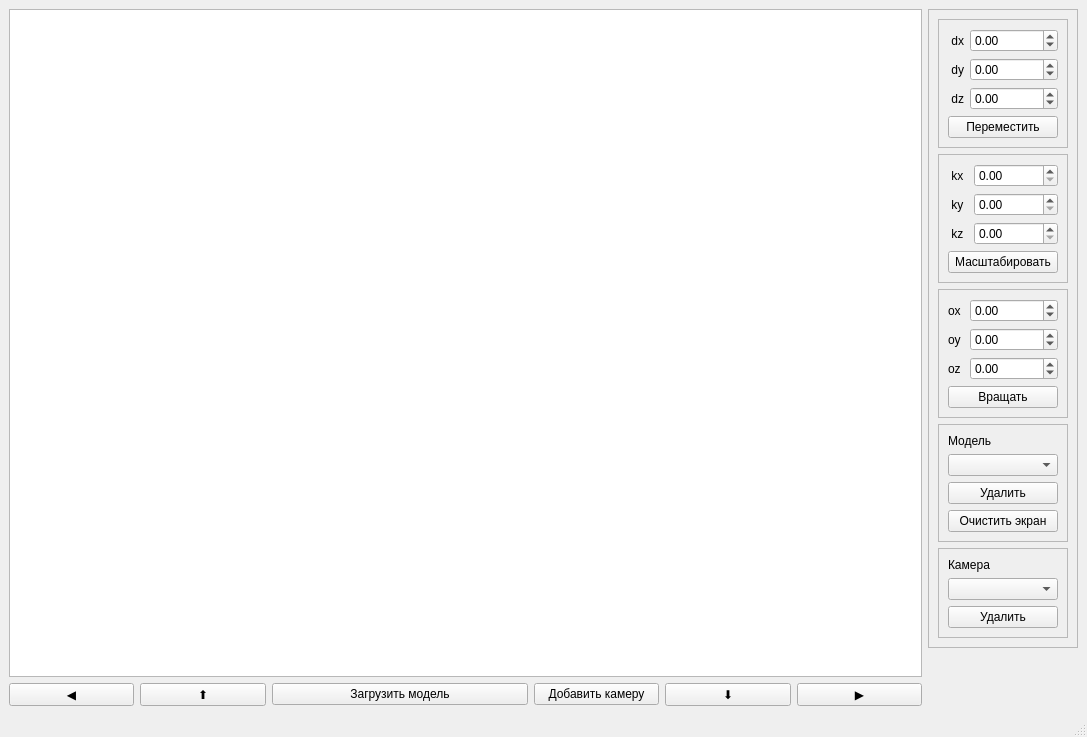
<?xml version="1.0" encoding="UTF-8"?>
<ui version="4.0" connectslotsbyname="false">
    <class>MainWindow</class>
    <widget class="QMainWindow" name="MainWindow">
        <property name="geometry">
            <rect>
                <x>0</x>
                <y>0</y>
                <width>1087</width>
                <height>737</height>
            </rect>
        </property>
        <property name="windowTitle">
            <string>Lab 03</string>
        </property>
        <widget class="QWidget" name="centralwidget">
            <property name="layoutDirection">
                <enum>Qt::LeftToRight</enum>
            </property>
            <layout class="QGridLayout" name="gridLayout_3">
                <item row="2" column="0">
                    <widget class="QPushButton" name="left_button">
                        <property name="font">
                            <font>
                                <family>Arial</family>
                                <Vertexsize>9</Vertexsize>
                            </font>
                        </property>
                        <property name="text">
                            <string>◀</string>
                        </property>
                    </widget>
                </item>
                <item row="2" column="4">
                    <widget class="QPushButton" name="add_camera">
                        <property name="font">
                            <font>
                                <family>Arial</family>
                                <Vertexsize>9</Vertexsize>
                            </font>
                        </property>
                        <property name="text">
                            <string>Добавить камеру</string>
                        </property>
                    </widget>
                </item>
                <item row="2" column="2" colspan="2">
                    <widget class="QPushButton" name="load_button">
                        <property name="font">
                            <font>
                                <family>Arial</family>
                                <Vertexsize>9</Vertexsize>
                            </font>
                        </property>
                        <property name="text">
                            <string>Загрузить модель</string>
                        </property>
                    </widget>
                </item>
                <item row="2" column="5">
                    <widget class="QPushButton" name="down_button">
                        <property name="font">
                            <font>
                                <family>Arial</family>
                                <Vertexsize>9</Vertexsize>
                            </font>
                        </property>
                        <property name="text">
                            <string>⬇</string>
                        </property>
                    </widget>
                </item>
                <item row="2" column="6">
                    <widget class="QPushButton" name="right_button">
                        <property name="font">
                            <font>
                                <family>Arial</family>
                                <Vertexsize>9</Vertexsize>
                            </font>
                        </property>
                        <property name="text">
                            <string>▶</string>
                        </property>
                    </widget>
                </item>
                <item row="0" column="0" colspan="7">
                    <widget class="QGraphicsView" name="graphicsView">
                        <property name="font">
                            <font>
                                <family>Arial</family>
                                <Vertexsize>9</Vertexsize>
                            </font>
                        </property>
                    </widget>
                </item>
                <item row="2" column="1">
                    <widget class="QPushButton" name="up_button">
                        <property name="font">
                            <font>
                                <family>Arial</family>
                                <Vertexsize>9</Vertexsize>
                            </font>
                        </property>
                        <property name="text">
                            <string>⬆</string>
                        </property>
                    </widget>
                </item>
                <item row="0" column="7" alignment="Qt::AlignTop">
                    <widget class="QFrame" name="frame_4">
                        <property name="sizePolicy">
                            <sizepolicy hsizetype="Minimum" vsizetype="Fixed">
                                <horstretch>0</horstretch>
                                <verstretch>0</verstretch>
                            </sizepolicy>
                        </property>
                        <property name="font">
                            <font>
                                <family>Arial</family>
                                <Vertexsize>9</Vertexsize>
                            </font>
                        </property>
                        <property name="frameShape">
                            <enum>QFrame::StyledPanel</enum>
                        </property>
                        <property name="frameShadow">
                            <enum>QFrame::Raised</enum>
                        </property>
                        <layout class="QVBoxLayout" name="verticalLayout">
                            <item>
                                <widget class="QFrame" name="move_label">
                                    <property name="sizePolicy">
                                        <sizepolicy hsizetype="Preferred" vsizetype="Fixed">
                                            <horstretch>0</horstretch>
                                            <verstretch>0</verstretch>
                                        </sizepolicy>
                                    </property>
                                    <property name="font">
                                        <font>
                                            <family>Arial</family>
                                            <Vertexsize>9</Vertexsize>
                                        </font>
                                    </property>
                                    <property name="frameShape">
                                        <enum>QFrame::StyledPanel</enum>
                                    </property>
                                    <property name="frameShadow">
                                        <enum>QFrame::Raised</enum>
                                    </property>
                                    <layout class="QGridLayout" name="gridLayout_5">
                                        <item row="2" column="0">
                                            <widget class="QLabel" name="label_3">
                                                <property name="font">
                                                    <font>
                                                        <family>Arial</family>
                                                        <Vertexsize>9</Vertexsize>
                                                    </font>
                                                </property>
                                                <property name="text">
                                                    <string> dz</string>
                                                </property>
                                            </widget>
                                        </item>
                                        <item row="1" column="0">
                                            <widget class="QLabel" name="label_2">
                                                <property name="font">
                                                    <font>
                                                        <family>Arial</family>
                                                        <Vertexsize>9</Vertexsize>
                                                    </font>
                                                </property>
                                                <property name="text">
                                                    <string> dy</string>
                                                </property>
                                            </widget>
                                        </item>
                                        <item row="0" column="0">
                                            <widget class="QLabel" name="label">
                                                <property name="font">
                                                    <font>
                                                        <family>Arial</family>
                                                        <Vertexsize>9</Vertexsize>
                                                    </font>
                                                </property>
                                                <property name="text">
                                                    <string> dx</string>
                                                </property>
                                            </widget>
                                        </item>
                                        <item row="1" column="1">
                                            <widget class="QDoubleSpinBox" name="dy_box">
                                                <property name="font">
                                                    <font>
                                                        <family>Arial</family>
                                                        <Vertexsize>9</Vertexsize>
                                                    </font>
                                                </property>
                                                <property name="minimum">
                                                    <double>-10000000000000000000000.000000000000000</double>
                                                </property>
                                                <property name="maximum">
                                                    <double>10000000000000000000000.000000000000000</double>
                                                </property>
                                            </widget>
                                        </item>
                                        <item row="2" column="1">
                                            <widget class="QDoubleSpinBox" name="dz_box">
                                                <property name="font">
                                                    <font>
                                                        <family>Arial</family>
                                                        <Vertexsize>9</Vertexsize>
                                                    </font>
                                                </property>
                                                <property name="minimum">
                                                    <double>-99999999999999991611392.000000000000000</double>
                                                </property>
                                                <property name="maximum">
                                                    <double>10000000000000000.000000000000000</double>
                                                </property>
                                            </widget>
                                        </item>
                                        <item row="0" column="1">
                                            <widget class="QDoubleSpinBox" name="dx_box">
                                                <property name="font">
                                                    <font>
                                                        <family>Arial</family>
                                                        <Vertexsize>9</Vertexsize>
                                                    </font>
                                                </property>
                                                <property name="minimum">
                                                    <double>-10000000000000000.000000000000000</double>
                                                </property>
                                                <property name="maximum">
                                                    <double>10000000000000000.000000000000000</double>
                                                </property>
                                            </widget>
                                        </item>
                                        <item row="3" column="0" colspan="2">
                                            <widget class="QPushButton" name="move_button">
                                                <property name="font">
                                                    <font>
                                                        <family>Arial</family>
                                                        <Vertexsize>9</Vertexsize>
                                                    </font>
                                                </property>
                                                <property name="text">
                                                    <string>Переместить</string>
                                                </property>
                                            </widget>
                                        </item>
                                    </layout>
                                </widget>
                            </item>
                            <item>
                                <widget class="QFrame" name="frame_2">
                                    <property name="sizePolicy">
                                        <sizepolicy hsizetype="Preferred" vsizetype="Fixed">
                                            <horstretch>0</horstretch>
                                            <verstretch>0</verstretch>
                                        </sizepolicy>
                                    </property>
                                    <property name="font">
                                        <font>
                                            <family>Arial</family>
                                            <Vertexsize>9</Vertexsize>
                                        </font>
                                    </property>
                                    <property name="frameShape">
                                        <enum>QFrame::StyledPanel</enum>
                                    </property>
                                    <property name="frameShadow">
                                        <enum>QFrame::Raised</enum>
                                    </property>
                                    <layout class="QGridLayout" name="gridLayout_6">
                                        <item row="1" column="0">
                                            <widget class="QLabel" name="label_5">
                                                <property name="font">
                                                    <font>
                                                        <family>Arial</family>
                                                        <Vertexsize>9</Vertexsize>
                                                    </font>
                                                </property>
                                                <property name="text">
                                                    <string> ky</string>
                                                </property>
                                            </widget>
                                        </item>
                                        <item row="0" column="0">
                                            <widget class="QLabel" name="label_4">
                                                <property name="font">
                                                    <font>
                                                        <family>Arial</family>
                                                        <Vertexsize>9</Vertexsize>
                                                    </font>
                                                </property>
                                                <property name="text">
                                                    <string> kx</string>
                                                </property>
                                            </widget>
                                        </item>
                                        <item row="1" column="1">
                                            <widget class="QDoubleSpinBox" name="ky_box">
                                                <property name="font">
                                                    <font>
                                                        <family>Arial</family>
                                                        <Vertexsize>9</Vertexsize>
                                                    </font>
                                                </property>
                                                <property name="minimum">
                                                    <double>0.000000000000000</double>
                                                </property>
                                                <property name="maximum">
                                                    <double>10000000000000000000000.000000000000000</double>
                                                </property>
                                            </widget>
                                        </item>
                                        <item row="0" column="1">
                                            <widget class="QDoubleSpinBox" name="kx_box">
                                                <property name="font">
                                                    <font>
                                                        <family>Arial</family>
                                                        <Vertexsize>9</Vertexsize>
                                                    </font>
                                                </property>
                                                <property name="minimum">
                                                    <double>0.000000000000000</double>
                                                </property>
                                                <property name="maximum">
                                                    <double>10000000000000000.000000000000000</double>
                                                </property>
                                            </widget>
                                        </item>
                                        <item row="2" column="0">
                                            <widget class="QLabel" name="label_6">
                                                <property name="font">
                                                    <font>
                                                        <family>Arial</family>
                                                        <Vertexsize>9</Vertexsize>
                                                    </font>
                                                </property>
                                                <property name="text">
                                                    <string> kz</string>
                                                </property>
                                            </widget>
                                        </item>
                                        <item row="2" column="1">
                                            <widget class="QDoubleSpinBox" name="kz_box">
                                                <property name="font">
                                                    <font>
                                                        <family>Arial</family>
                                                        <Vertexsize>9</Vertexsize>
                                                    </font>
                                                </property>
                                                <property name="minimum">
                                                    <double>0.000000000000000</double>
                                                </property>
                                                <property name="maximum">
                                                    <double>10000000000000000.000000000000000</double>
                                                </property>
                                            </widget>
                                        </item>
                                        <item row="3" column="0" colspan="2">
                                            <widget class="QPushButton" name="scale_button">
                                                <property name="font">
                                                    <font>
                                                        <family>Arial</family>
                                                        <Vertexsize>9</Vertexsize>
                                                    </font>
                                                </property>
                                                <property name="text">
                                                    <string>Масштабировать</string>
                                                </property>
                                            </widget>
                                        </item>
                                    </layout>
                                </widget>
                            </item>
                            <item>
                                <widget class="QFrame" name="frame_3">
                                    <property name="sizePolicy">
                                        <sizepolicy hsizetype="Minimum" vsizetype="Fixed">
                                            <horstretch>0</horstretch>
                                            <verstretch>0</verstretch>
                                        </sizepolicy>
                                    </property>
                                    <property name="font">
                                        <font>
                                            <family>Arial</family>
                                            <Vertexsize>9</Vertexsize>
                                        </font>
                                    </property>
                                    <property name="frameShape">
                                        <enum>QFrame::StyledPanel</enum>
                                    </property>
                                    <property name="frameShadow">
                                        <enum>QFrame::Raised</enum>
                                    </property>
                                    <layout class="QGridLayout" name="gridLayout_7">
                                        <item row="1" column="0">
                                            <widget class="QLabel" name="label_12">
                                                <property name="font">
                                                    <font>
                                                        <family>Arial</family>
                                                        <Vertexsize>9</Vertexsize>
                                                    </font>
                                                </property>
                                                <property name="text">
                                                    <string>oy</string>
                                                </property>
                                            </widget>
                                        </item>
                                        <item row="1" column="1">
                                            <widget class="QDoubleSpinBox" name="oy_box">
                                                <property name="font">
                                                    <font>
                                                        <family>Arial</family>
                                                        <Vertexsize>9</Vertexsize>
                                                    </font>
                                                </property>
                                                <property name="minimum">
                                                    <double>-10000000000000000000000.000000000000000</double>
                                                </property>
                                                <property name="maximum">
                                                    <double>10000000000000000000000.000000000000000</double>
                                                </property>
                                            </widget>
                                        </item>
                                        <item row="0" column="1">
                                            <widget class="QDoubleSpinBox" name="ox_box">
                                                <property name="font">
                                                    <font>
                                                        <family>Arial</family>
                                                        <Vertexsize>9</Vertexsize>
                                                    </font>
                                                </property>
                                                <property name="minimum">
                                                    <double>-10000000000000000.000000000000000</double>
                                                </property>
                                                <property name="maximum">
                                                    <double>10000000000000000.000000000000000</double>
                                                </property>
                                            </widget>
                                        </item>
                                        <item row="2" column="1">
                                            <widget class="QDoubleSpinBox" name="oz_box">
                                                <property name="font">
                                                    <font>
                                                        <family>Arial</family>
                                                        <Vertexsize>9</Vertexsize>
                                                    </font>
                                                </property>
                                                <property name="minimum">
                                                    <double>-99999999999999991611392.000000000000000</double>
                                                </property>
                                                <property name="maximum">
                                                    <double>10000000000000000.000000000000000</double>
                                                </property>
                                            </widget>
                                        </item>
                                        <item row="2" column="0">
                                            <widget class="QLabel" name="label_10">
                                                <property name="font">
                                                    <font>
                                                        <family>Arial</family>
                                                        <Vertexsize>9</Vertexsize>
                                                    </font>
                                                </property>
                                                <property name="text">
                                                    <string>oz</string>
                                                </property>
                                            </widget>
                                        </item>
                                        <item row="3" column="0" colspan="2">
                                            <widget class="QPushButton" name="turn_button">
                                                <property name="font">
                                                    <font>
                                                        <family>Arial</family>
                                                        <Vertexsize>9</Vertexsize>
                                                    </font>
                                                </property>
                                                <property name="text">
                                                    <string>Вращать</string>
                                                </property>
                                            </widget>
                                        </item>
                                        <item row="0" column="0">
                                            <widget class="QLabel" name="label_11">
                                                <property name="font">
                                                    <font>
                                                        <family>Arial</family>
                                                        <Vertexsize>9</Vertexsize>
                                                    </font>
                                                </property>
                                                <property name="text">
                                                    <string>ox</string>
                                                </property>
                                            </widget>
                                        </item>
                                    </layout>
                                </widget>
                            </item>
                            <item>
                                <widget class="QFrame" name="frame">
                                    <property name="font">
                                        <font>
                                            <family>Arial</family>
                                            <Vertexsize>9</Vertexsize>
                                        </font>
                                    </property>
                                    <property name="frameShape">
                                        <enum>QFrame::StyledPanel</enum>
                                    </property>
                                    <property name="frameShadow">
                                        <enum>QFrame::Raised</enum>
                                    </property>
                                    <layout class="QVBoxLayout" name="verticalLayout_2">
                                        <item>
                                            <widget class="QLabel" name="label_7">
                                                <property name="font">
                                                    <font>
                                                        <family>Arial</family>
                                                        <Vertexsize>9</Vertexsize>
                                                    </font>
                                                </property>
                                                <property name="text">
                                                    <string>Модель</string>
                                                </property>
                                            </widget>
                                        </item>
                                        <item>
                                            <widget class="QComboBox" name="model_choose">
                                                <property name="font">
                                                    <font>
                                                        <family>Arial</family>
                                                        <Vertexsize>9</Vertexsize>
                                                    </font>
                                                </property>
                                            </widget>
                                        </item>
                                        <item>
                                            <widget class="QPushButton" name="delete_model">
                                                <property name="font">
                                                    <font>
                                                        <family>Arial</family>
                                                        <Vertexsize>9</Vertexsize>
                                                    </font>
                                                </property>
                                                <property name="text">
                                                    <string>Удалить</string>
                                                </property>
                                            </widget>
                                        </item>
                                        <item>
                                            <widget class="QPushButton" name="clear_screen">
                                                <property name="sizePolicy">
                                                    <sizepolicy hsizetype="Ignored" vsizetype="Fixed">
                                                        <horstretch>0</horstretch>
                                                        <verstretch>0</verstretch>
                                                    </sizepolicy>
                                                </property>
                                                <property name="font">
                                                    <font>
                                                        <family>Arial</family>
                                                        <Vertexsize>9</Vertexsize>
                                                    </font>
                                                </property>
                                                <property name="text">
                                                    <string>Очистить экран</string>
                                                </property>
                                            </widget>
                                        </item>
                                    </layout>
                                </widget>
                            </item>
                            <item>
                                <widget class="QFrame" name="frame_5">
                                    <property name="font">
                                        <font>
                                            <family>Arial</family>
                                            <Vertexsize>9</Vertexsize>
                                        </font>
                                    </property>
                                    <property name="frameShape">
                                        <enum>QFrame::StyledPanel</enum>
                                    </property>
                                    <property name="frameShadow">
                                        <enum>QFrame::Raised</enum>
                                    </property>
                                    <layout class="QVBoxLayout" name="verticalLayout_3">
                                        <item>
                                            <widget class="QLabel" name="label_8">
                                                <property name="font">
                                                    <font>
                                                        <family>Arial</family>
                                                        <Vertexsize>9</Vertexsize>
                                                    </font>
                                                </property>
                                                <property name="text">
                                                    <string>Камера</string>
                                                </property>
                                            </widget>
                                        </item>
                                        <item>
                                            <widget class="QComboBox" name="camera_choose">
                                                <property name="font">
                                                    <font>
                                                        <family>Arial</family>
                                                        <Vertexsize>9</Vertexsize>
                                                    </font>
                                                </property>
                                            </widget>
                                        </item>
                                        <item>
                                            <widget class="QPushButton" name="delete_camera">
                                                <property name="font">
                                                    <font>
                                                        <family>Arial</family>
                                                        <Vertexsize>9</Vertexsize>
                                                    </font>
                                                </property>
                                                <property name="text">
                                                    <string>Удалить</string>
                                                </property>
                                            </widget>
                                        </item>
                                    </layout>
                                </widget>
                            </item>
                        </layout>
                    </widget>
                </item>
            </layout>
        </widget>
        <widget class="QStatusBar" name="statusbar"/>
    </widget>
    <tabstops>
        <tabstop>graphicsView</tabstop>
        <tabstop>dx_box</tabstop>
        <tabstop>dy_box</tabstop>
        <tabstop>dz_box</tabstop>
        <tabstop>move_button</tabstop>
        <tabstop>kx_box</tabstop>
        <tabstop>ky_box</tabstop>
        <tabstop>kz_box</tabstop>
        <tabstop>scale_button</tabstop>
        <tabstop>ox_box</tabstop>
        <tabstop>oy_box</tabstop>
        <tabstop>oz_box</tabstop>
        <tabstop>turn_button</tabstop>
        <tabstop>model_choose</tabstop>
        <tabstop>delete_model</tabstop>
        <tabstop>camera_choose</tabstop>
        <tabstop>delete_camera</tabstop>
        <tabstop>left_button</tabstop>
        <tabstop>up_button</tabstop>
        <tabstop>load_button</tabstop>
        <tabstop>add_camera</tabstop>
        <tabstop>down_button</tabstop>
        <tabstop>right_button</tabstop>
    </tabstops>
    <resources/>
    <connections/>
</ui>
